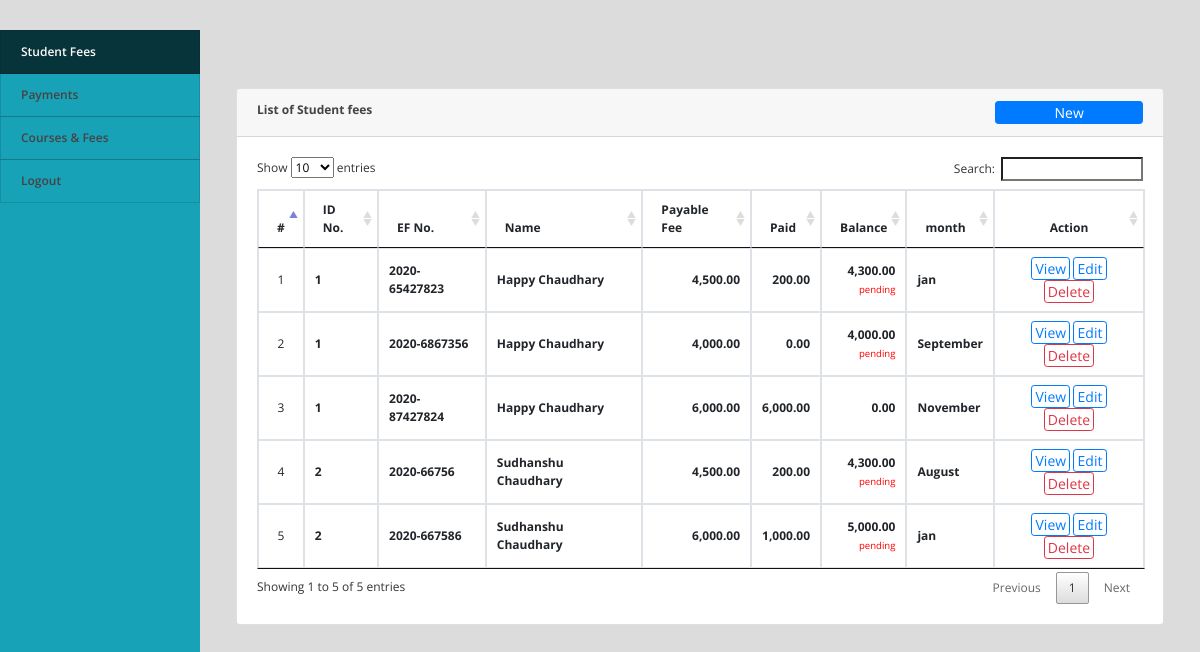
The app's page /accountant/index.php?page=fees (signed in), older data.
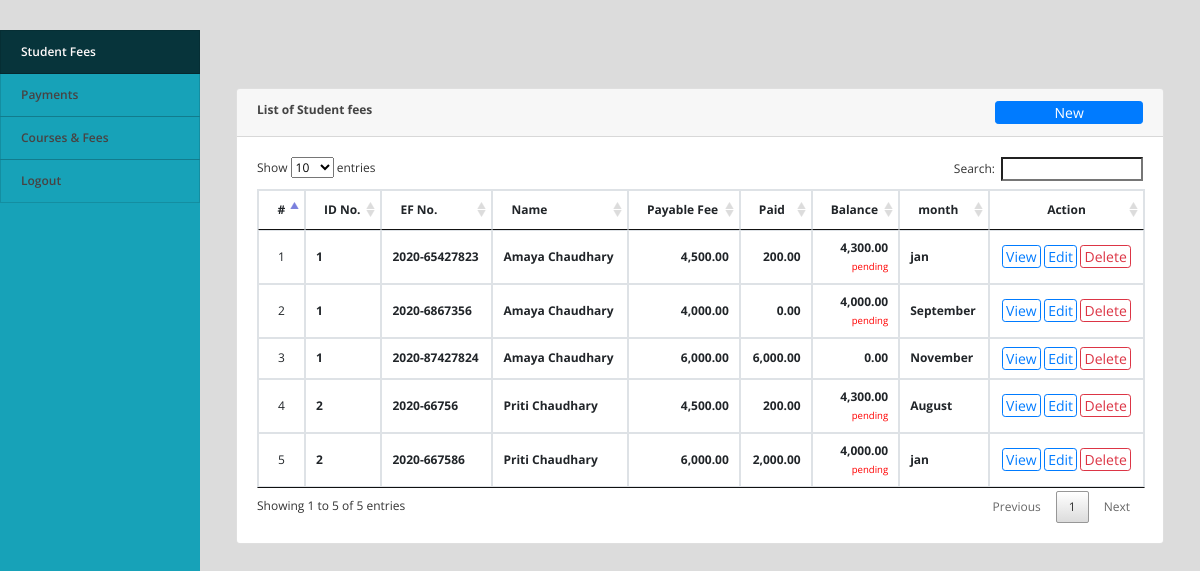
The same page, newer data.
### tables this page shows
CREATE TABLE `student_ef_list` (
  `id` int(30) NOT NULL,
  `student_id` int(30) NOT NULL,
  `ef_no` varchar(200) NOT NULL,
  `course_id` int(30) NOT NULL,
  `total_fee` float NOT NULL,
  `date_created` datetime NOT NULL DEFAULT current_timestamp(),
  `month` varchar(20) NOT NULL
);

CREATE TABLE `students` (
  `student_id` int(11) NOT NULL,
  `name` varchar(255) NOT NULL,
  `email` varchar(255) NOT NULL,
  `password` varchar(255) NOT NULL,
  `class_id` int(11) NOT NULL,
  `phone` varchar(255) NOT NULL,
  `gender` varchar(255) NOT NULL,
  `dob` date NOT NULL,
  `created_at` date NOT NULL DEFAULT current_timestamp(),
  `address` varchar(255) NOT NULL,
  `active` int(1) NOT NULL DEFAULT 1
);

### accountant/fees.php (the view, shortened to what this page needs)
<?php include('../config.php');?>
<div class="container-fluid">
	<div class="col-lg-12">
		<div class="row">
			<div class="col-md-12">
				<div class="card">
					<div class="card-header">
						<b>List of Student fees </b>
						<span class="float:right"><a class="btn btn-primary btn-block btn-sm col-sm-2 float-right" href="javascript:void(0)" id="new_fees">
					<i class="fa fa-plus"></i> New
				</a></span>
					</div>
					<div class="card-body">
						<table class="table table-condensed table-bordered table-hover">
							<thead>
								<tr>
									<th class="text-center">#</th>
									<th class="">ID No.</th>
									<th class="">EF No.</th>
									<th class="">Name</th>
									<th class="">Payable Fee</th>
									<th class="">Paid</th>
									<th class="">Balance</th>
									<th class="">month</th>
									<th class="text-center">Action</th>
								</tr>
							</thead>
							<tbody>
								<?php
								$i = 1;
								$fees = $conn->query("SELECT ef.*,s.name as sname,s.student_id FROM student_ef_list ef inner join students s on s.student_id = ef.student_id order by s.name asc ");
								while($row=$fees->fetch_assoc()):
									$paid = $conn->query("SELECT sum(amount) as paid FROM payments where ef_id=".$row['id']);
									$paid = $paid->num_rows > 0 ? $paid->fetch_array()['paid']:'';
									$balance = $row['total_fee'] - $paid;
								?>
								<tr>
									<td class="text-center"><?php echo $i++ ?></td>
									<td>
										<p> <b><?php echo $row['student_id'] ?></b></p>
									</td>
									<td>
										<p> <b><?php echo $row['ef_no'] ?></b></p>
									</td>
									<td>
										<p> <b><?php echo ucwords($row['sname']) ?></b></p>
									</td>
									<td class="text-right">
										<p> <b><?php echo number_format($row['total_fee'],2) ?></b></p>
									</td>
									<td class="text-right">
										<p> <b><?php echo number_format($paid,2) ?></b></p>
									<td class="text-right">
										<p> <b><?php echo number_format($balance,2) ?></b></p>
										<?php if($balance>0){ ?>
											<small style="color:red;">pending</small>
										<?php } ?>
									</td>
									<td>
										<p> <b><?php echo $row['month'] ?></b></p>
									</td>
									<td class="text-center">
										<button class="btn btn-sm btn-outline-primary view_payment" type="button" data-id="<?php echo $row['id'] ?>">View</button>
										<button class="btn btn-sm btn-outline-primary edit_fees" type="button" data-id="<?php echo $row['id'] ?>" >Edit</button>
										<button class="btn btn-sm btn-outline-danger delete_fees" type="button" data-id="<?php echo $row['id'] ?>">Delete</button>
									</td>
								</tr>
								<?php endwhile; ?>
							</tbody>
						</table>
					</div>
				</div>
			</div>
		</div>
	</div>
</div>

Row changes from the older to the newer data that the page shows:
changed through a linked row, student_ef_list (number 1 of 5 on the later page): student.name "Happy Chaudhary" → "Amaya Chaudhary"
changed through a linked row, student_ef_list "September": student.name "Happy Chaudhary" → "Amaya Chaudhary"
changed through a linked row, student_ef_list "November": student.name "Happy Chaudhary" → "Amaya Chaudhary"
changed through a linked row, student_ef_list "August": student.name "Sudhanshu Chaudhary" → "Priti Chaudhary"
changed through a linked row, student_ef_list (number 5 of 5 on the later page): student.name "Sudhanshu Chaudhary" → "Priti Chaudhary"; paid "1,000.00" → "2,000.00"; balance "5,000.00" → "4,000.00"
